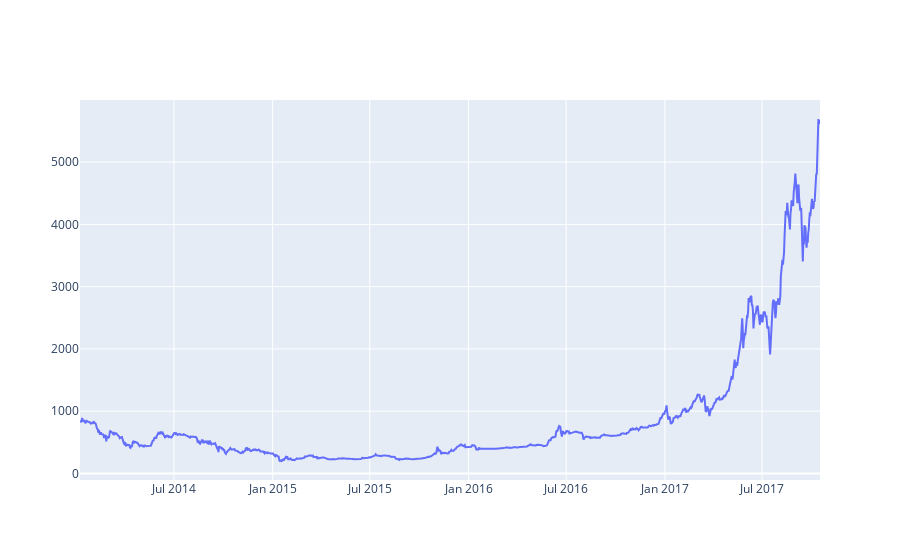

The notebook cell this image was saved under:
### Markdown cell above
#### Plot new line graph again on `Weighted Price` with newly filled values

### Code cell
btc_trace = go.Scatter(x=data.index, y=data['Weighted Price'], name= 'Price')
py.iplot([btc_trace])

### Figure 1 — Plotly figure (JSON) as saved in the notebook; plotly's stock layout.template omitted (floating-point values rounded to 4 significant figures; data arrays with more than 128 entries replaced by an {"elided": "..."} marker saying what was removed)
{"data": [{"name": "Price", "type": "scatter", "x": {"elided": "1380 str values"}, "y": {"elided": "1380 float values"}}], "layout": {"autosize": true, "xaxis": {"autorange": true, "range": ["2014-01-07", "2017-10-17"], "type": "date"}, "yaxis": {"autorange": true, "range": [-105.5, 5998.0], "type": "linear"}}}
